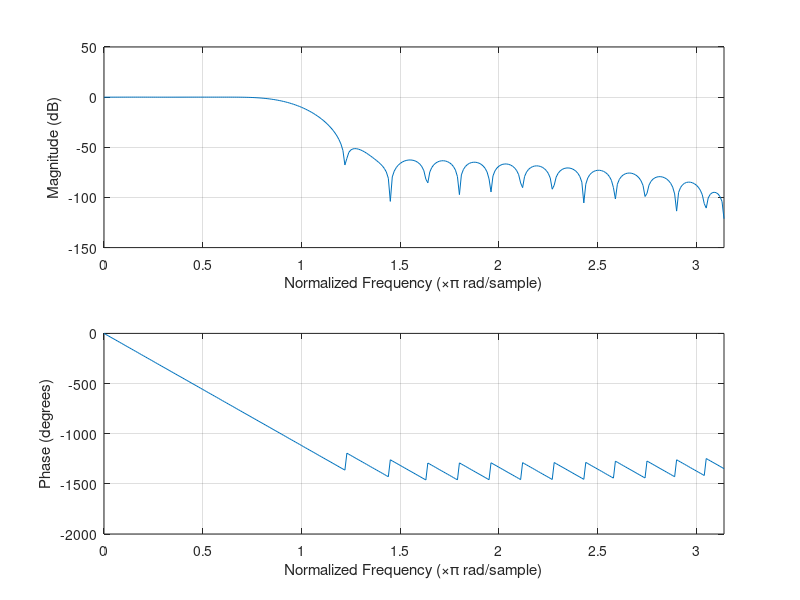
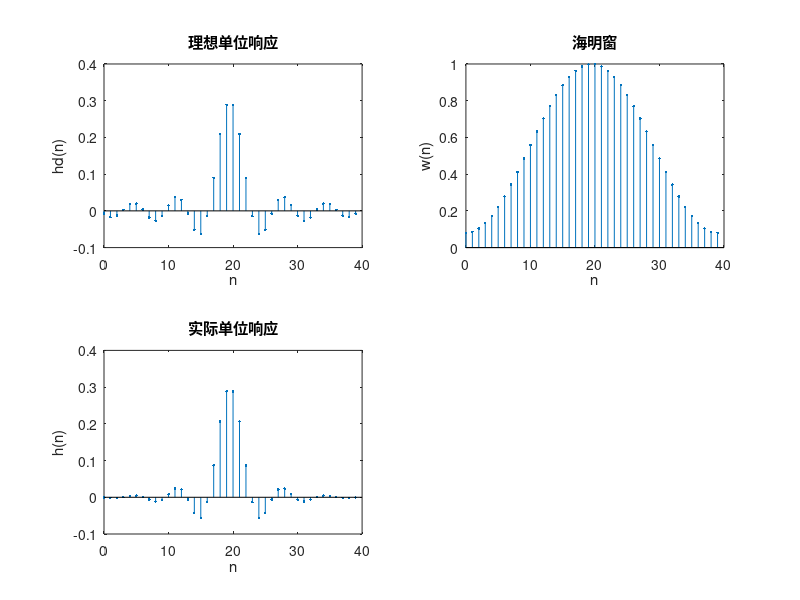

The MATLAB source for these figures, in order:
% 通带和阻带截止频率
wp=0.2*pi;
ws=0.4*pi;
% 过渡带带宽
width=ws-wp;
% 滤波器阶次
N=ceil(8*pi/width);
n=0:N-1;
% 3db 截止频率
wc=(ws+wp)/2;
% 单位响应对称中心
alpha=(N-1)/2;
m=n-alpha;
% 理想低通滤波器单位响应
hd=sin(wc*m)./(pi*m);
w_ham=(hamming(N))';
% 实际滤波器单位响应
h=hd.*w_ham;
w=0:0.01:pi;
% 实际滤波器幅频特性，同时画出图像
freqz(h,1,w);
% 以下为作图
% 变为分贝单位
figure(2);
dbH=20*log10(abs(h)/max(abs(h)));
subplot(2,2,1);stem(n,hd,'.');title('理想单位响应');
xlabel('n');ylabel('hd(n)');
subplot(2,2,2);stem(n,w_ham,'.');title('海明窗');
xlabel('n');ylabel('w(n)');
subplot(2,2,3);stem(n,h,'.');title('实际单位响应');
xlabel('n');ylabel('h(n)');